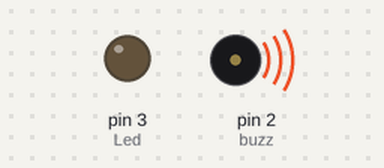
This sketch was run on a simulated Arduino Uno, built with avr-gcc and run on an emulated ATmega328P. Shown: output pins drawn as LEDs (lit = HIGH), buzzer (waves = sounding, pin HIGH).

Above: at 0.1 s.
Timing chart, 0 to 1.6 s (numbered marks = the images above):
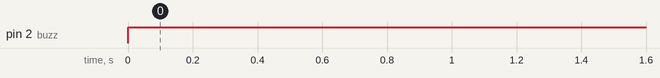

Measured:
- by itself, pin 2 (buzz): LOW → HIGH at 0.00 s

The sketch:

sketch_jan06a.ino
```cpp
int buzz = 2;
int Led = 3;
void setup() {
  // put your setup code here, to run once:
  pinMode(buzz,OUTPUT);
  pinMode(Led,OUTPUT);

}

void loop() {
  // put your main code here, to run repeatedly:
  digitalWrite(buzz,HIGH);

}
```
